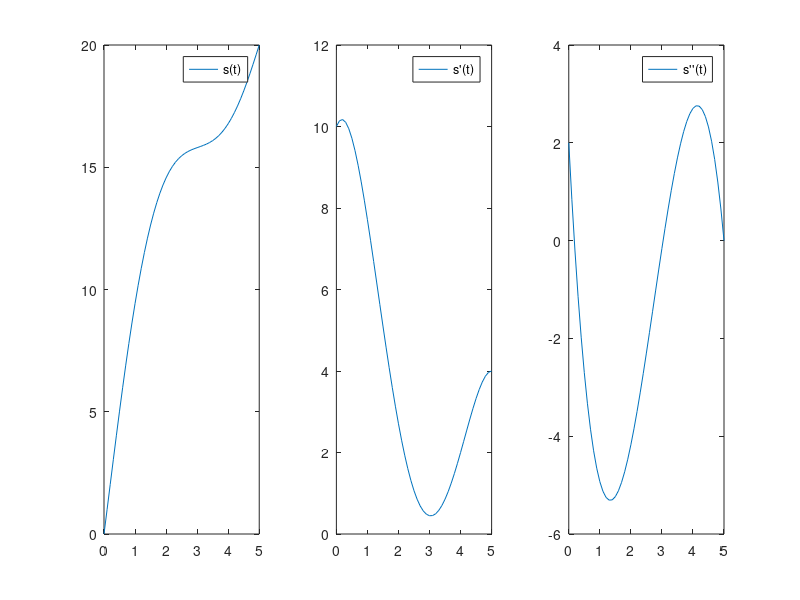

Source code (MATLAB):
clc,clear;
s0=[0,10,2];
s1=[20,4,0];
t=5;
A=[1 ,0 ,0   ,0      ,0     ,0;
   0 ,1 ,0   ,0      ,0     ,0;
   0 ,0 ,2   ,0      ,0     ,0;
   1 ,t ,t^2 ,t^3   ,t^4    ,t^5;
   0 ,1 ,2*t ,3*t^2 ,4*t^3  ,5*t^4;
   0 ,0 ,2   ,6*t   ,12*t^2 ,20*t^3];
b=[s0(1),s0(2),s0(3),s1(1),s1(2),s1(3)]';
x = inv(A)*b;
a0=x(1);
a1=x(2);
a2=x(3);
a3=x(4);
a4=x(5);
a5=x(6);
plot_t = 0:0.1:t;
plot_y = a0+a1*plot_t+a2*plot_t.^2+a3*plot_t.^3+a4*plot_t.^4+a5*plot_t.^5;
plot_y_dot = a1+a2*2*plot_t+a3*3*plot_t.^2+a4*4*plot_t.^3+a5*5*plot_t.^4;
plot_y_dot_dot = a2*2+a3*6*plot_t+a4*12*plot_t.^2+a5*20*plot_t.^3;
subplot(1,3,1)
plot(plot_t,plot_y);
legend('s(t)');
subplot(1,3,2)
plot(plot_t,plot_y_dot);
legend("s'(t)");
subplot(1,3,3)
plot(plot_t,plot_y_dot_dot);
legend("s''(t)");
